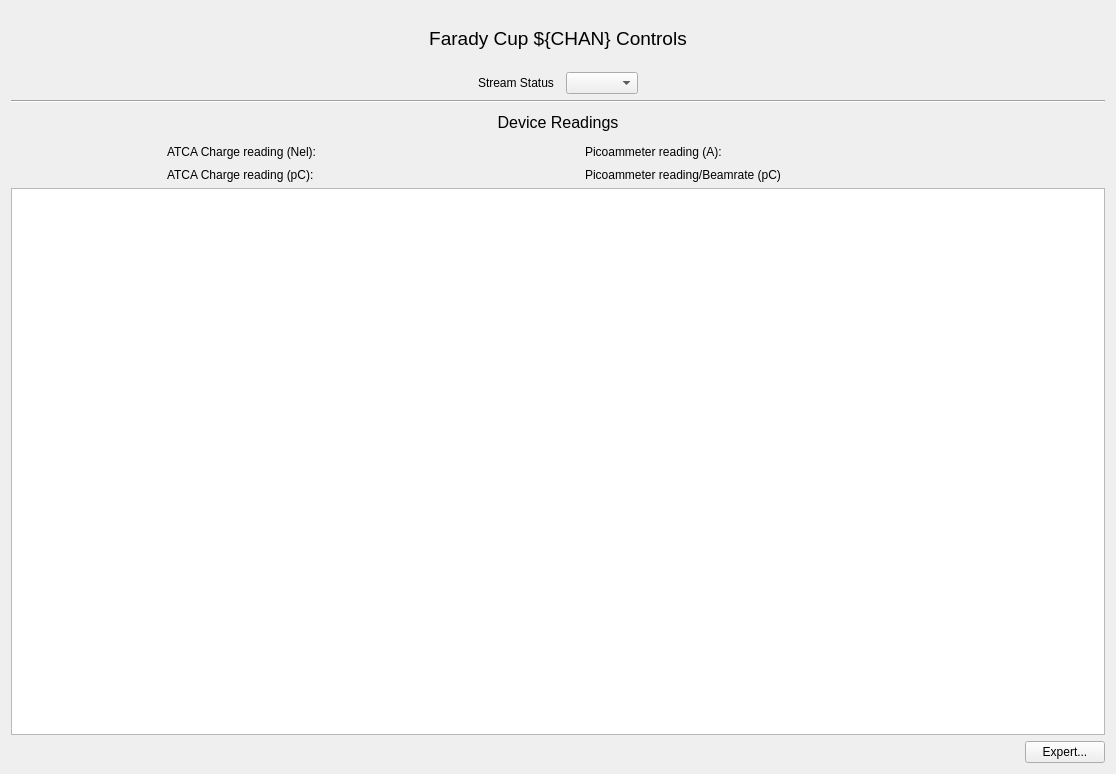
<?xml version="1.0" encoding="UTF-8"?>
<ui version="4.0">
 <class>Farady_Cup_Main</class>
 <widget class="QWidget" name="Farady_Cup_Main">
  <property name="geometry">
   <rect>
    <x>0</x>
    <y>0</y>
    <width>1116</width>
    <height>774</height>
   </rect>
  </property>
  <property name="windowTitle">
   <string>Farady Cup ${CHAN} Main</string>
  </property>
  <layout class="QVBoxLayout" name="verticalLayout_2">
   <item>
    <layout class="QVBoxLayout" name="verticalLayout" stretch="2,1,0,1,0,20,1">
     <item>
      <widget class="QLabel" name="label_16">
       <property name="font">
        <font>
         <pointsize>14</pointsize>
        </font>
       </property>
       <property name="text">
        <string>Farady Cup ${CHAN} Controls</string>
       </property>
       <property name="alignment">
        <set>Qt::AlignCenter</set>
       </property>
      </widget>
     </item>
     <item>
      <layout class="QHBoxLayout" name="horizontalLayout">
       <item>
        <spacer name="horizontalSpacer">
         <property name="orientation">
          <enum>Qt::Horizontal</enum>
         </property>
         <property name="sizeHint" stdset="0">
          <size>
           <width>40</width>
           <height>20</height>
          </size>
         </property>
        </spacer>
       </item>
       <item>
        <widget class="QLabel" name="label_17">
         <property name="text">
          <string>Stream Status</string>
         </property>
        </widget>
       </item>
       <item>
        <widget class="PyDMByteIndicator" name="PyDMByteIndicator">
         <property name="toolTip">
          <string/>
         </property>
         <property name="channel" stdset="0">
          <string>ca://FARC:${AREA}:${POS}:AutoRearmRBV</string>
         </property>
         <property name="labelPosition" stdset="0">
          <enum>QTabWidget::North</enum>
         </property>
         <property name="labels" stdset="0">
          <stringlist>
           <string></string>
          </stringlist>
         </property>
        </widget>
       </item>
       <item>
        <widget class="PyDMEnumComboBox" name="PyDMEnumComboBox">
         <property name="toolTip">
          <string/>
         </property>
         <property name="channel" stdset="0">
          <string>ca://FARC:${AREA}:${POS}:ACCESS</string>
         </property>
        </widget>
       </item>
       <item>
        <spacer name="horizontalSpacer_2">
         <property name="orientation">
          <enum>Qt::Horizontal</enum>
         </property>
         <property name="sizeHint" stdset="0">
          <size>
           <width>40</width>
           <height>20</height>
          </size>
         </property>
        </spacer>
       </item>
      </layout>
     </item>
     <item>
      <widget class="Line" name="line_5">
       <property name="orientation">
        <enum>Qt::Horizontal</enum>
       </property>
      </widget>
     </item>
     <item>
      <widget class="QLabel" name="label">
       <property name="font">
        <font>
         <pointsize>12</pointsize>
        </font>
       </property>
       <property name="text">
        <string>Device Readings</string>
       </property>
       <property name="alignment">
        <set>Qt::AlignCenter</set>
       </property>
      </widget>
     </item>
     <item>
      <layout class="QHBoxLayout" name="horizontalLayout_4" stretch="1,5,1">
       <item>
        <spacer name="horizontalSpacer_6">
         <property name="orientation">
          <enum>Qt::Horizontal</enum>
         </property>
         <property name="sizeHint" stdset="0">
          <size>
           <width>40</width>
           <height>20</height>
          </size>
         </property>
        </spacer>
       </item>
       <item>
        <layout class="QGridLayout" name="gridLayout" columnstretch="10,10,5,10,10">
         <item row="1" column="1">
          <widget class="PyDMLabel" name="PyDMLabel">
           <property name="toolTip">
            <string/>
           </property>
           <property name="alignment">
            <set>Qt::AlignRight|Qt::AlignTrailing|Qt::AlignVCenter</set>
           </property>
           <property name="precision" stdset="0">
            <number>2</number>
           </property>
           <property name="precisionFromPV" stdset="0">
            <bool>false</bool>
           </property>
           <property name="channel" stdset="0">
            <string>ca://FARC:${AREA}:${POS}:0:CHRG</string>
           </property>
          </widget>
         </item>
         <item row="0" column="3">
          <widget class="QLabel" name="label_4">
           <property name="text">
            <string>Picoammeter reading (A):</string>
           </property>
          </widget>
         </item>
         <item row="0" column="4">
          <widget class="PyDMLabel" name="PyDMLabel_3">
           <property name="toolTip">
            <string/>
           </property>
           <property name="alignment">
            <set>Qt::AlignRight|Qt::AlignTrailing|Qt::AlignVCenter</set>
           </property>
           <property name="precision" stdset="0">
            <number>2</number>
           </property>
           <property name="precisionFromPV" stdset="0">
            <bool>false</bool>
           </property>
           <property name="channel" stdset="0">
            <string>ca://FARC:${AREA}:${POS}:I</string>
           </property>
           <property name="displayFormat" stdset="0">
            <enum>PyDMLabel::Exponential</enum>
           </property>
          </widget>
         </item>
         <item row="0" column="0">
          <widget class="QLabel" name="label_2">
           <property name="text">
            <string>ATCA Charge reading (Nel):</string>
           </property>
          </widget>
         </item>
         <item row="0" column="1">
          <widget class="PyDMLabel" name="PyDMLabel_2">
           <property name="toolTip">
            <string/>
           </property>
           <property name="alignment">
            <set>Qt::AlignRight|Qt::AlignTrailing|Qt::AlignVCenter</set>
           </property>
           <property name="precision" stdset="0">
            <number>2</number>
           </property>
           <property name="precisionFromPV" stdset="0">
            <bool>false</bool>
           </property>
           <property name="channel" stdset="0">
            <string>ca://FARC:${AREA}:${POS}:0:TMIT</string>
           </property>
           <property name="displayFormat" stdset="0">
            <enum>PyDMLabel::Exponential</enum>
           </property>
          </widget>
         </item>
         <item row="1" column="0">
          <widget class="QLabel" name="label_3">
           <property name="text">
            <string>ATCA Charge reading (pC):</string>
           </property>
          </widget>
         </item>
         <item row="1" column="3">
          <widget class="QLabel" name="label_5">
           <property name="text">
            <string>Picoammeter reading/Beamrate (pC)</string>
           </property>
          </widget>
         </item>
         <item row="0" column="2">
          <spacer name="horizontalSpacer_3">
           <property name="orientation">
            <enum>Qt::Horizontal</enum>
           </property>
           <property name="sizeHint" stdset="0">
            <size>
             <width>40</width>
             <height>20</height>
            </size>
           </property>
          </spacer>
         </item>
         <item row="1" column="4">
          <widget class="PyDMLabel" name="PyDMLabel_4">
           <property name="toolTip">
            <string/>
           </property>
           <property name="alignment">
            <set>Qt::AlignRight|Qt::AlignTrailing|Qt::AlignVCenter</set>
           </property>
           <property name="channel" stdset="0">
            <string>ca://FARC:${AREA}:${POS}:AvgCHRG</string>
           </property>
          </widget>
         </item>
        </layout>
       </item>
       <item>
        <spacer name="horizontalSpacer_4">
         <property name="orientation">
          <enum>Qt::Horizontal</enum>
         </property>
         <property name="sizeHint" stdset="0">
          <size>
           <width>40</width>
           <height>20</height>
          </size>
         </property>
        </spacer>
       </item>
      </layout>
     </item>
     <item>
      <widget class="PyDMWaveformPlot" name="PyDMWaveformPlot">
       <property name="toolTip">
        <string/>
       </property>
       <property name="yAxes">
        <stringlist>
         <string>{&quot;name&quot;: &quot;Axis 1&quot;, &quot;orientation&quot;: &quot;left&quot;, &quot;minRange&quot;: -1.0, &quot;maxRange&quot;: 1.0, &quot;autoRange&quot;: true}</string>
         <string>{&quot;name&quot;: &quot;Axis 2&quot;, &quot;orientation&quot;: &quot;right&quot;, &quot;minRange&quot;: -1.0, &quot;maxRange&quot;: 1.0, &quot;autoRange&quot;: true}</string>
        </stringlist>
       </property>
       <property name="curves">
        <stringlist>
         <string>{&quot;y_channel&quot;: &quot;ca://FARC:${AREA}:${POS}:0:RWF_U16.VALA&quot;, &quot;x_channel&quot;: &quot;ca://FARC:${AREA}:${POS}:SAMP_TIME.VALA&quot;, &quot;name&quot;: &quot;Farady cup reading&quot;, &quot;color&quot;: &quot;white&quot;, &quot;lineStyle&quot;: 1, &quot;lineWidth&quot;: 1, &quot;symbol&quot;: null, &quot;symbolSize&quot;: 10, &quot;yAxisName&quot;: &quot;Axis 1&quot;, &quot;redraw_mode&quot;: 2}</string>
         <string>{&quot;y_channel&quot;: &quot;ca://FARC:${AREA}:${POS}:0:SCL_WF&quot;, &quot;x_channel&quot;: &quot;ca://FARC:${AREA}:${POS}:SAMP_TIME.VALA&quot;, &quot;name&quot;: &quot;&quot;, &quot;color&quot;: &quot;cyan&quot;, &quot;lineStyle&quot;: 1, &quot;lineWidth&quot;: 1, &quot;symbol&quot;: null, &quot;symbolSize&quot;: 10, &quot;yAxisName&quot;: &quot;Axis 2&quot;, &quot;redraw_mode&quot;: 2}</string>
        </stringlist>
       </property>
      </widget>
     </item>
     <item>
      <layout class="QHBoxLayout" name="horizontalLayout_3">
       <item>
        <spacer name="horizontalSpacer_11">
         <property name="orientation">
          <enum>Qt::Horizontal</enum>
         </property>
         <property name="sizeHint" stdset="0">
          <size>
           <width>40</width>
           <height>20</height>
          </size>
         </property>
        </spacer>
       </item>
       <item>
        <widget class="PyDMRelatedDisplayButton" name="PyDMRelatedDisplayButton">
         <property name="toolTip">
          <string/>
         </property>
         <property name="text">
          <string>Expert...</string>
         </property>
         <property name="filenames" stdset="0">
          <stringlist>
           <string>farady_cup_expert.ui</string>
          </stringlist>
         </property>
         <property name="openInNewWindow" stdset="0">
          <bool>true</bool>
         </property>
        </widget>
       </item>
      </layout>
     </item>
    </layout>
   </item>
  </layout>
 </widget>
 <customwidgets>
  <customwidget>
   <class>PyDMLabel</class>
   <extends>QLabel</extends>
   <header>pydm.widgets.label</header>
  </customwidget>
  <customwidget>
   <class>PyDMRelatedDisplayButton</class>
   <extends>QPushButton</extends>
   <header>pydm.widgets.related_display_button</header>
  </customwidget>
  <customwidget>
   <class>PyDMWaveformPlot</class>
   <extends>QGraphicsView</extends>
   <header>pydm.widgets.waveformplot</header>
  </customwidget>
  <customwidget>
   <class>PyDMEnumComboBox</class>
   <extends>QComboBox</extends>
   <header>pydm.widgets.enum_combo_box</header>
  </customwidget>
  <customwidget>
   <class>PyDMByteIndicator</class>
   <extends>QWidget</extends>
   <header>pydm.widgets.byte</header>
  </customwidget>
 </customwidgets>
 <resources/>
 <connections/>
</ui>
